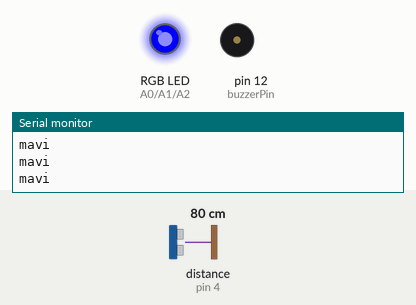
Recording of a sketch running on a simulated Arduino Uno, built with avr-gcc and run on an emulated ATmega328P. Shown: an RGB LED mixed from three pins (HIGH = lit), buzzer (waves = sounding), the last lines printed to the serial monitor. Wiring (inferred from the names in the program): ultrasonic range finder: trigger pin 3; echo pin 4. Dashed ring = blinking. The test bench sets the inputs (shaded band); at power-on: distance to the obstacle (sensor on pin 4) 80 cm. The echo pulse lasts 58.3 µs per cm; pins used as bus, display or sensor lines are not drawn.

Above: at 1.2 s.
1.3 s: distance to the obstacle (sensor on pin 4) set to 29 cm
2.8 s: distance to the obstacle (sensor on pin 4) set to 25 cm
At 3.31 s:
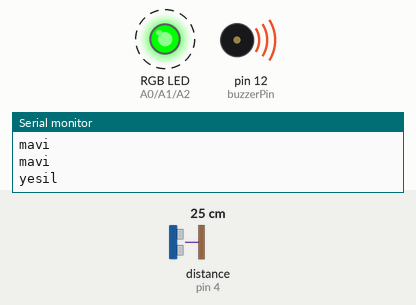
5.8 s: distance to the obstacle (sensor on pin 4) set to 19 cm
At 6.41 s:
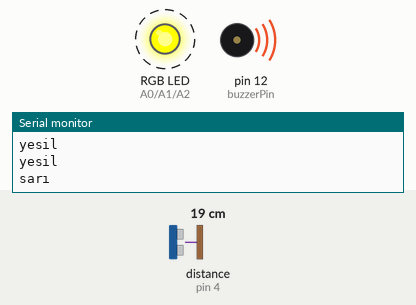
8.8 s: distance to the obstacle (sensor on pin 4) set to 14 cm
At 9.9 s:
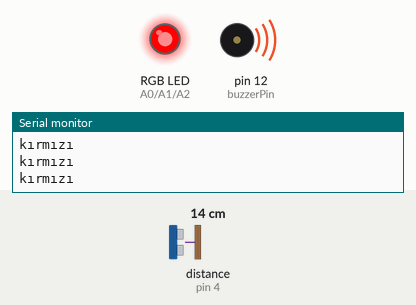
10.5 s: distance to the obstacle (sensor on pin 4) set to 18 cm
At 10.58 s:
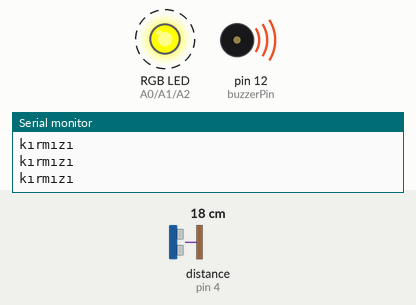
13.5 s: distance to the obstacle (sensor on pin 4) set to 2 cm
At 14.9 s:
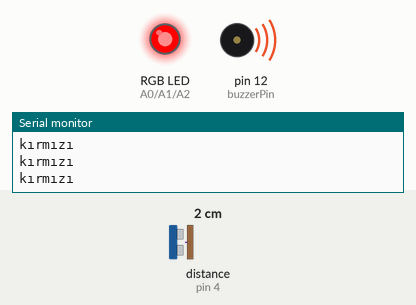
Timing chart, 0 to 16.0 s (numbered marks = the images above; inputs shaded):
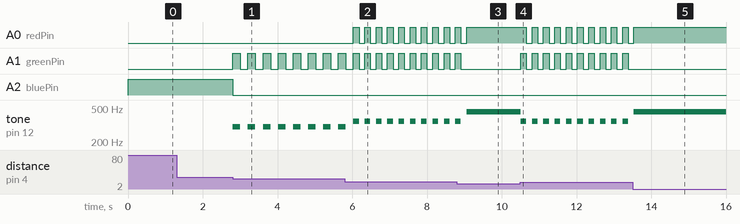

The sketch:

rgb_analog.ino
```cpp
int echoPin= 4;
int trigPin= 3;

int buzzerPin=12;
long duration,distance;
int redPin = A0;
int greenPin = A1;
int bluePin = A2;
void setup() {
  // put your setup code here, to run once:
Serial.begin(9600);

pinMode(echoPin,INPUT);
  pinMode(trigPin,OUTPUT);
  pinMode(redPin, OUTPUT);
  pinMode(greenPin, OUTPUT);
  pinMode(bluePin, OUTPUT);
  pinMode(buzzerPin,OUTPUT);
}


void redcolor(){
    setColor(255, 0, 0); // red
  }
  void bluecolor(){
   setColor(0, 0, 255);
  }
    void yellowcolor(){   //yellow
  setColor(255, 255, 0);

  }
  void greencolor(){  //green
 setColor(0, 255, 0);

  }
  void sondurcolor(){
     setColor(0, 0, 0);
    }


void loop() {

digitalWrite(trigPin,HIGH);
  delayMicroseconds(1000);
  digitalWrite(trigPin,LOW);

  duration=pulseIn(echoPin,HIGH);
  distance=(duration/2)/29.1;

  if(distance<=15)
  {
   redcolor();
    tone(buzzerPin,450);
    Serial.println("kırmızı");
  }


  else if(distance<=20)
  {
   yellowcolor();
    tone(buzzerPin,350);
    delay(150);

  sondurcolor();
    noTone(buzzerPin);
    delay(150);
         Serial.println("sarı");
  }
  else if(distance<=25)
  {
  greencolor();
    tone(buzzerPin,300);
    delay(200);
     sondurcolor();
    noTone(buzzerPin);
    delay(200);
         Serial.println("yesil");
  }
  else
  {
bluecolor();
    noTone(buzzerPin);
         Serial.println("mavi");
  }
}

void setColor(int red, int green, int blue)
{
  #ifdef COMMON_ANODE
  red = 255 - red;
  green = 255 - green;
  blue = 255 - blue;
  #endif
  analogWrite(redPin, red);
  analogWrite(greenPin, green);
  analogWrite(bluePin, blue);
}
```

Measured:
- the behaviour switches between 27 and 26 cm on distance to the obstacle (sensor on pin 4) (found by bisection; images 0 and 1)
- the behaviour switches between 22 and 21 cm on distance to the obstacle (sensor on pin 4) (found by bisection; images 1 and 2)
- the behaviour switches between 17 and 16 cm on distance to the obstacle (sensor on pin 4) (found by bisection; images 2 and 3)
- after the input at 2.8 s, A1 (greenPin): alternates HIGH for 0.20 s and LOW for 0.20 s, starting at once; A2 (bluePin): HIGH → LOW at once; tone on pin 12 (buzzerPin): alternates 300 Hz for 0.20 s and silent for 0.20 s, starting at once
- after the input at 5.8 s, A0 (redPin): alternates HIGH for 0.15 s and LOW for 0.15 s, starting after 0.23 s
- after the input at 8.8 s, A0 (redPin): goes on until 9.1 s, then stays HIGH; A1 (greenPin): goes on until 8.9 s, then stays LOW
- after the input at 10.5 s, A0 (redPin): alternates HIGH for 0.15 s and LOW for 0.15 s, starting after 0.16 s; A1 (greenPin): alternates HIGH for 0.15 s and LOW for 0.15 s, starting at once; tone on pin 12 (buzzerPin): alternates 350 Hz for 0.15 s and silent for 0.15 s, starting at once
- after the input at 13.5 s, A0 (redPin): goes on until 13.5 s, then stays HIGH; A1 (greenPin): stops changing and stays LOW
